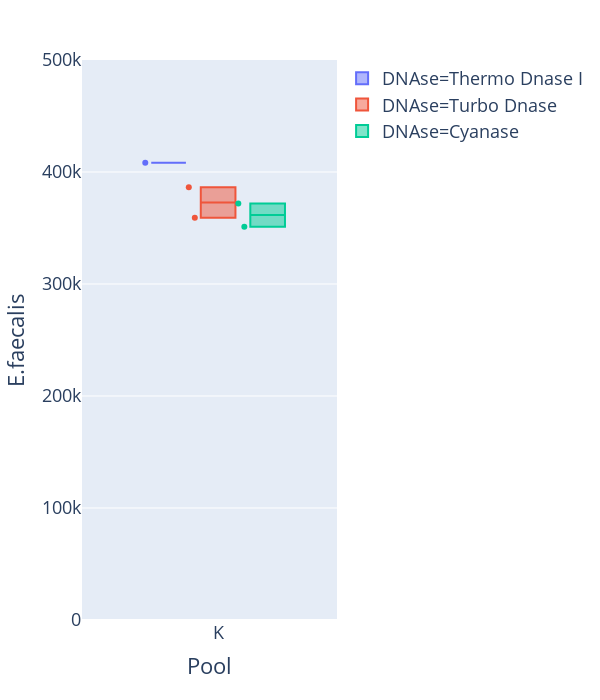

The notebook cell saved with this chart:
### Code cell
fig = px.box(
    merged[(merged['Pool'].isin(['Pool 8'])) & ~(merged['Accession'] == 'IDBD-D101195') & ~(merged['efaecalis_normalized_reads'] == 0)].replace({
        'Pool 1': 'G',
        'Pool 5': 'H',
        'Pool 6': 'I',
        'Pool 7': 'J',
        'Pool 8': 'K'
    }),
    x='Pool',
#     x='DNAse',
    y='efaecalis_normalized_reads',
    color='DNAse',
    points='all',
    hover_data=['Accession'],
#     log_y=True,
    labels={'ecoli_normalized_reads': 'E.coli',
            'kpneumo_normalized_reads': 'K.pneumo',
            'efaecalis_normalized_reads': 'E.faecalis'}
)
fig.update_layout(height=700)
fig.update_layout(
    font=dict(size=18),
    height=700,
    width=600
)
fig.update_yaxes(range=[0, 0.5e6])
fig.show()
fig.write_html('plots/Human_normalized_reads.html')

### Figure 1 — Plotly figure (JSON) as saved in the notebook; plotly's stock layout.template omitted (floating-point values rounded to 4 significant figures)
{"data": [{"alignmentgroup": "True", "boxpoints": "all", "customdata": [["IDBD-D101202"]], "hoverlabel": {"namelength": 0}, "hovertemplate": "DNAse=Thermo Dnase I<br>Pool=%{x}<br>E.faecalis=%{y}<br>Accession=%{customdata[0]}", "legendgroup": "DNAse=Thermo Dnase I", "marker": {"color": "#636efa"}, "name": "DNAse=Thermo Dnase I", "notched": false, "offsetgroup": "DNAse=Thermo Dnase I", "orientation": "v", "showlegend": true, "type": "box", "x": ["K"], "x0": " ", "xaxis": "x", "y": [408200.0], "y0": " ", "yaxis": "y"}, {"alignmentgroup": "True", "boxpoints": "all", "customdata": [["IDBD-D101211"], ["IDBD-D101212"]], "hoverlabel": {"namelength": 0}, "hovertemplate": "DNAse=Turbo Dnase<br>Pool=%{x}<br>E.faecalis=%{y}<br>Accession=%{customdata[0]}", "legendgroup": "DNAse=Turbo Dnase", "marker": {"color": "#EF553B"}, "name": "DNAse=Turbo Dnase", "notched": false, "offsetgroup": "DNAse=Turbo Dnase", "orientation": "v", "showlegend": true, "type": "box", "x": ["K", "K"], "x0": " ", "xaxis": "x", "y": [359200.0, 386400.0], "y0": " ", "yaxis": "y"}, {"alignmentgroup": "True", "boxpoints": "all", "customdata": [["IDBD-D101221"], ["IDBD-D101222"]], "hoverlabel": {"namelength": 0}, "hovertemplate": "DNAse=Cyanase<br>Pool=%{x}<br>E.faecalis=%{y}<br>Accession=%{customdata[0]}", "legendgroup": "DNAse=Cyanase", "marker": {"color": "#00cc96"}, "name": "DNAse=Cyanase", "notched": false, "offsetgroup": "DNAse=Cyanase", "orientation": "v", "showlegend": true, "type": "box", "x": ["K", "K"], "x0": " ", "xaxis": "x", "y": [351200.0, 371900.0], "y0": " ", "yaxis": "y"}], "layout": {"boxmode": "group", "font": {"size": 18}, "height": 700, "legend": {"tracegroupgap": 0}, "margin": {"t": 60}, "width": 600, "xaxis": {"anchor": "y", "autorange": true, "domain": [0, 1], "range": [-0.6413, 0.5601], "title": {"text": "Pool"}, "type": "category"}, "yaxis": {"anchor": "x", "domain": [0, 1], "range": [0, 500000], "title": {"text": "E.faecalis"}, "type": "linear"}}}
